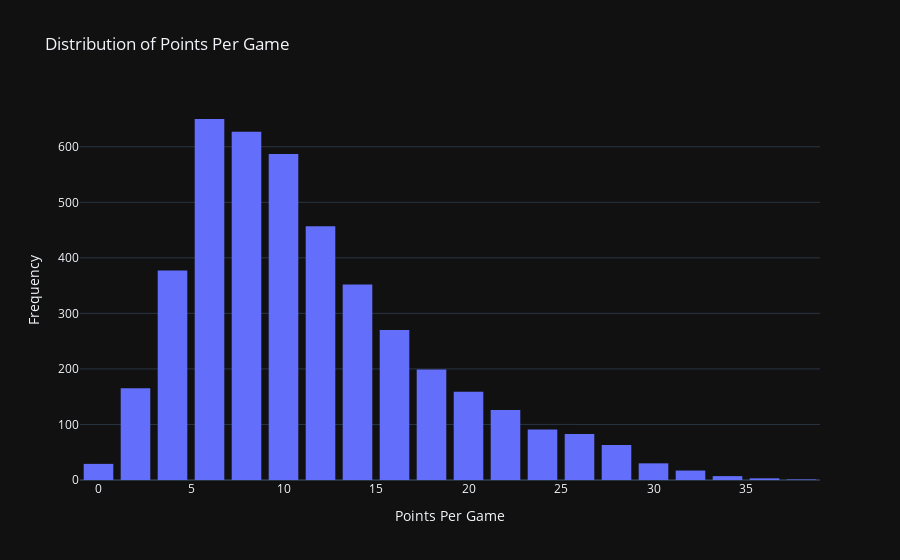

Write notebook code for a chart like this one.
### Markdown cell above
### Statistical Summaries
Generate descriptive statistics for different metrics.

### Code cell
# Descriptive statistics for points
points_desc = df['PTS'].describe()
print("Descriptive Statistics for Points Per Game:")
print(points_desc)

# Points Distribution per Game.
fig = px.histogram(df, x='PTS', nbins=20, title='Distribution of Points Per Game',
                   labels={'PTS': 'Points Per Game'}, template='plotly_dark')

fig.update_layout(xaxis_title='Points Per Game',
                  yaxis_title='Frequency',
                  bargap=0.2)  # Adjust the gap between bars to ensure clear visualization

# Show the plot
fig.show()

### Figure 1 — Plotly figure (JSON) as saved in the notebook; plotly's stock layout.template omitted (floating-point values rounded to 4 significant figures; data arrays with more than 128 entries replaced by an {"elided": "..."} marker saying what was removed)
{"data": [{"alignmentgroup": "True", "bingroup": "x", "hovertemplate": "Points Per Game=%{x}<br>count=%{y}<extra></extra>", "legendgroup": "", "marker": {"color": "#636efa", "pattern": {"shape": ""}}, "name": "", "nbinsx": 20, "offsetgroup": "", "orientation": "v", "showlegend": false, "type": "histogram", "x": {"elided": "4293 float values"}, "xaxis": "x", "yaxis": "y"}], "layout": {"bargap": 0.2, "barmode": "relative", "legend": {"tracegroupgap": 0}, "title": {"text": "Distribution of Points Per Game"}, "xaxis": {"anchor": "y", "domain": [0, 1], "title": {"text": "Points Per Game"}}, "yaxis": {"anchor": "x", "domain": [0, 1], "title": {"text": "Frequency"}}}}
